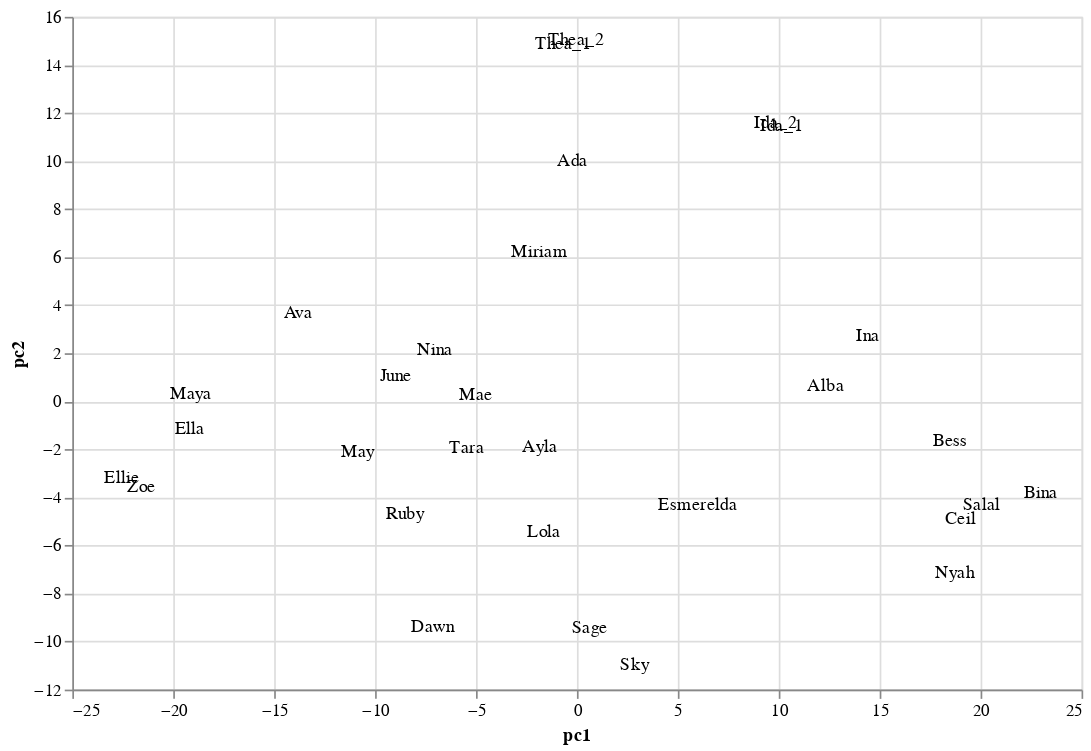

The notebook cell this image was saved under:
### Code cell
no_jokes = raw.copy()
no_jokes.drop('gender', axis=1, inplace=True)
no_jokes = no_jokes[(no_jokes.Einstein_Bagel==1) & (no_jokes.Janet2==1)]
no_jokes.drop('Einstein_Bagel', axis=1, inplace=True)
no_jokes.drop('Janet2', axis=1, inplace=True)
no_jokes = no_jokes.transpose()
plot_pca(no_jokes)

### Figure 1 — Vega-Lite specification as saved in the notebook (floating-point values rounded to 4 significant figures)
{"$schema": "https://vega.github.io/schema/vega-lite/v2.4.1.json", "config": {"view": {"height": 300, "width": 400}}, "data": {"values": [{"name": "Ina", "pc1": 14.41, "pc2": 2.726}, {"name": "Thea_1", "pc1": -0.6524, "pc2": 14.86}, {"name": "Ava", "pc1": -13.82, "pc2": 3.686}, {"name": "Alba", "pc1": 12.34, "pc2": 0.6512}, {"name": "Dawn", "pc1": -7.129, "pc2": -9.378}, {"name": "Ada", "pc1": -0.2251, "pc2": 9.993}, {"name": "Thea_2", "pc1": -0.01928, "pc2": 15.04}, {"name": "Lola", "pc1": -1.65, "pc2": -5.433}, {"name": "Sky", "pc1": 2.865, "pc2": -10.98}, {"name": "Miriam", "pc1": -1.863, "pc2": 6.203}, {"name": "Tara", "pc1": -5.47, "pc2": -1.953}, {"name": "Nina", "pc1": -7.033, "pc2": 2.131}, {"name": "Sage", "pc1": 0.6382, "pc2": -9.453}, {"name": "Mae", "pc1": -5.01, "pc2": 0.2568}, {"name": "May", "pc1": -10.85, "pc2": -2.106}, {"name": "Ida_1", "pc1": 10.15, "pc2": 11.44}, {"name": "Salal", "pc1": 20.06, "pc2": -4.317}, {"name": "Esmerelda", "pc1": 5.983, "pc2": -4.323}, {"name": "Ida_2", "pc1": 9.876, "pc2": 11.59}, {"name": "Nyah", "pc1": 18.72, "pc2": -7.137}, {"name": "Ellie", "pc1": -22.56, "pc2": -3.177}, {"name": "Zoe", "pc1": -21.59, "pc2": -3.573}, {"name": "Ella", "pc1": -19.19, "pc2": -1.155}, {"name": "Ayla", "pc1": -1.827, "pc2": -1.906}, {"name": "Maya", "pc1": -19.13, "pc2": 0.3102}, {"name": "June", "pc1": -8.981, "pc2": 1.061}, {"name": "Ceil", "pc1": 19.0, "pc2": -4.901}, {"name": "Bess", "pc1": 18.49, "pc2": -1.663}, {"name": "Bina", "pc1": 22.98, "pc2": -3.816}, {"name": "Ruby", "pc1": -8.512, "pc2": -4.674}]}, "encoding": {"text": {"field": "name", "type": "nominal"}, "x": {"field": "pc1", "type": "quantitative"}, "y": {"field": "pc2", "type": "quantitative"}}, "height": 400, "mark": "text", "selection": {"selector002": {"bind": "scales", "encodings": ["x", "y"], "mark": {"fill": "#333", "fillOpacity": 0.125, "stroke": "white"}, "on": "[mousedown, window:mouseup] > window:mousemove!", "resolve": "global", "translate": "[mousedown, window:mouseup] > window:mousemove!", "type": "interval", "zoom": "wheel!"}}, "width": 600}
